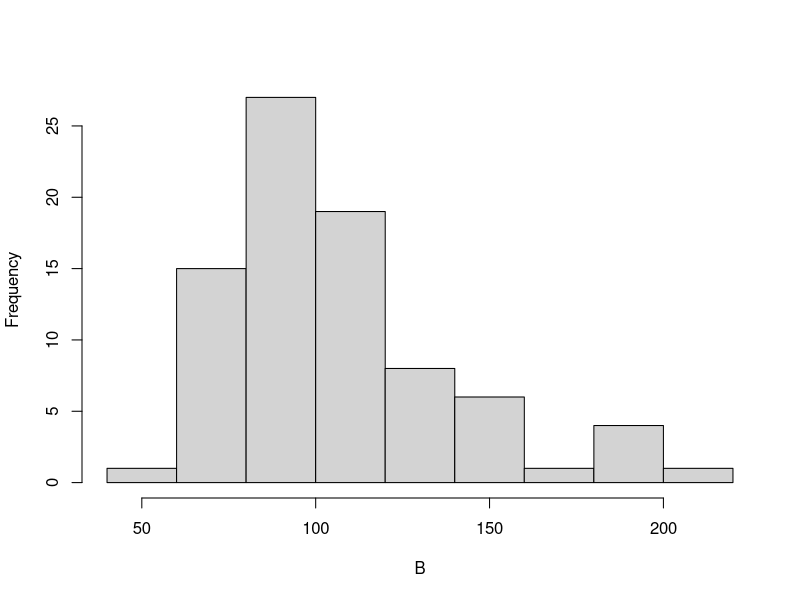
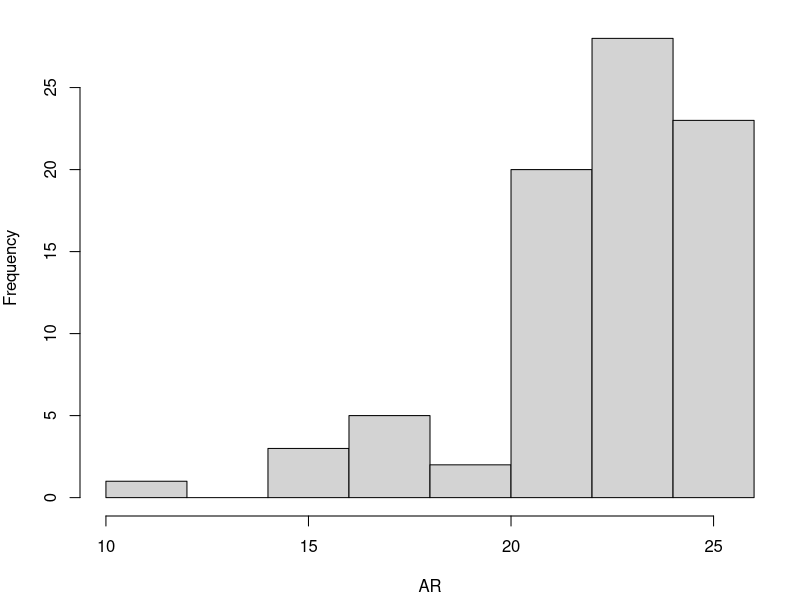
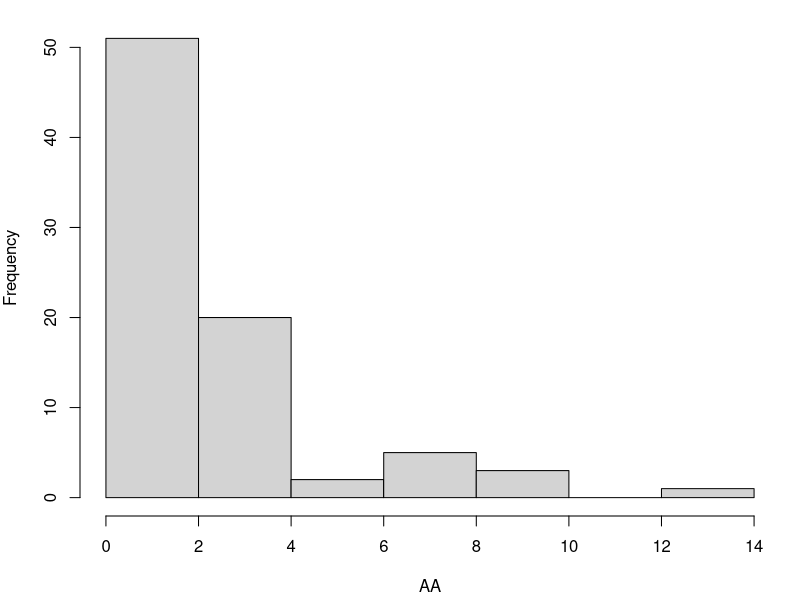
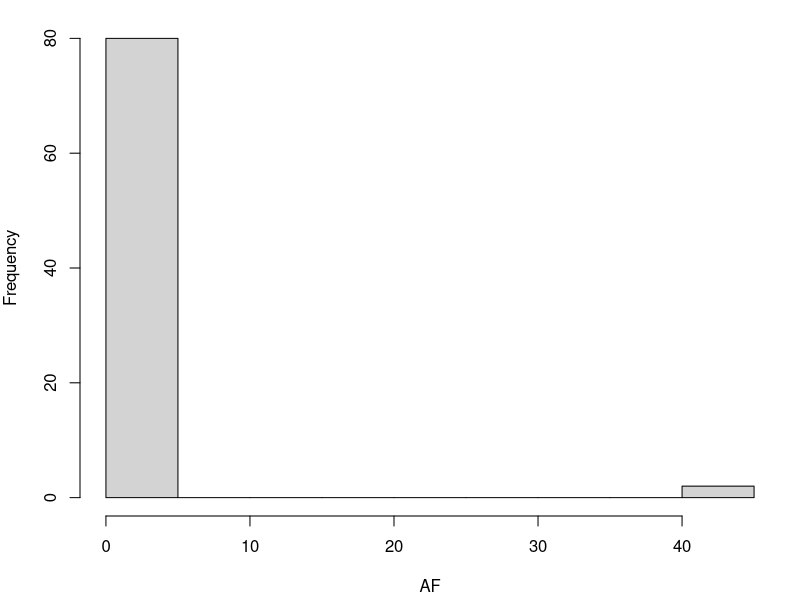
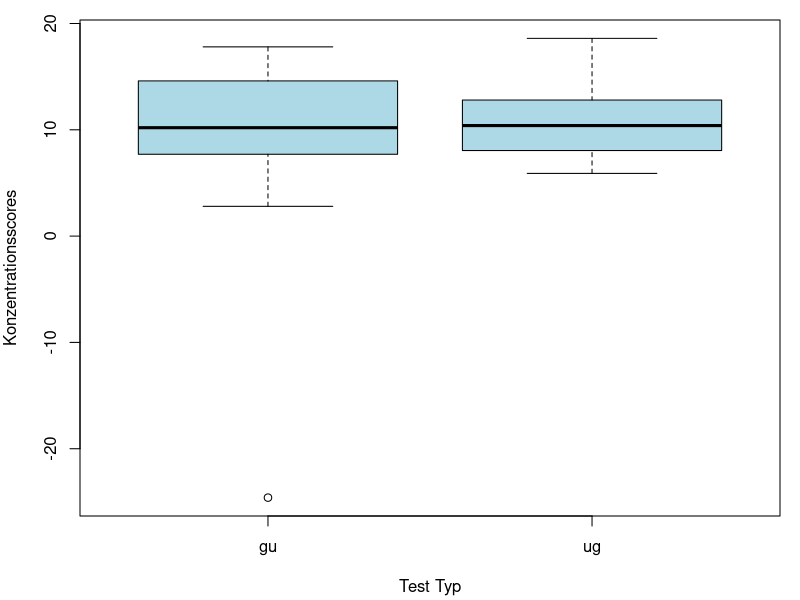
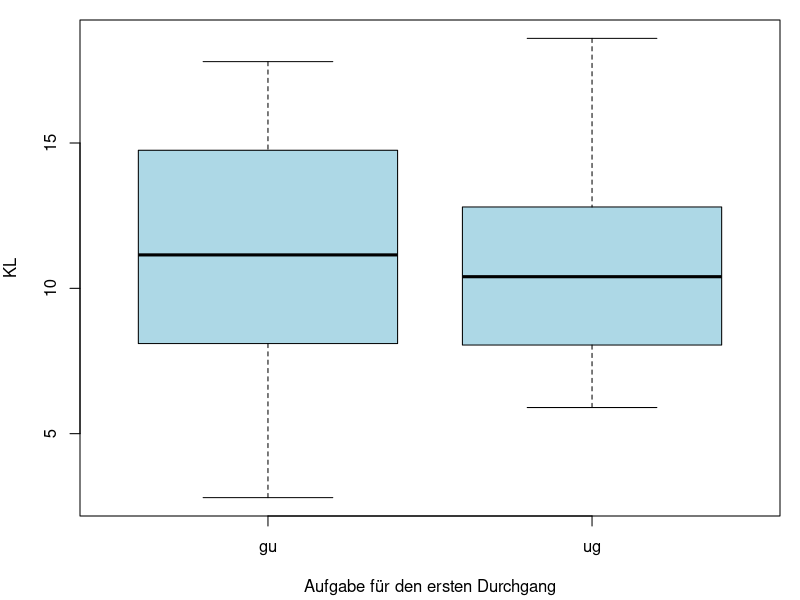
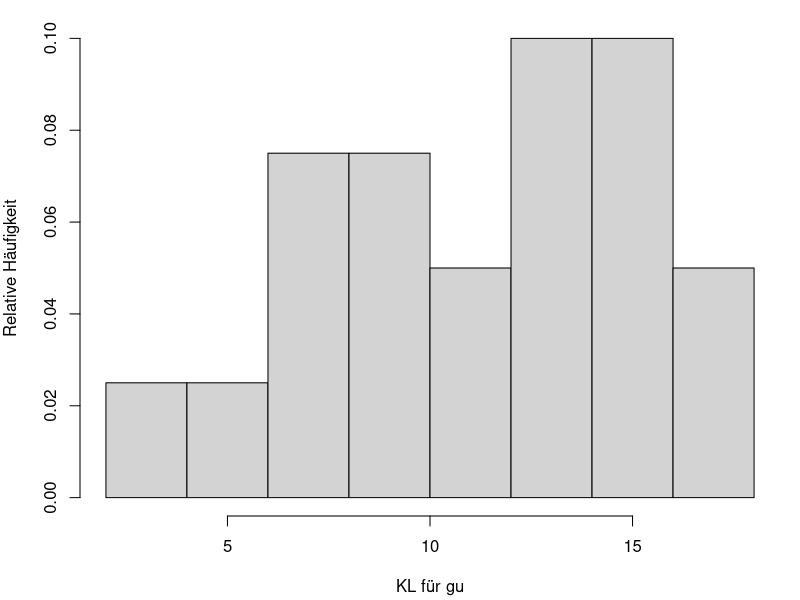
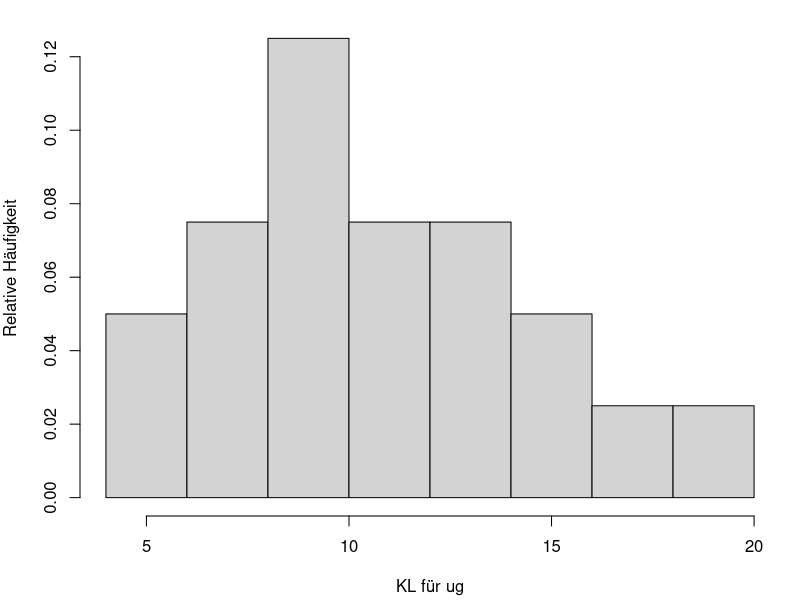

Generate these figures, in order, with R:
library(car)

df <- read.table("Konzentrationsdaten.txt", header=TRUE)
head(df)
dim(df)

#Überprüfung auf NA-Werte
sum(is.na(df))
#0

#Betrachtung der Verteilung der Daten
summary(df)
attach(df)

#Bearbeitungszeit
hist(B, main = "")

#
par(mfrow = c(1,1))
par(mar = c(4.2, 4, 1, 1))
hist(AR, main = "")
hist(AA, main = "")
hist(AF, main = "")

# Vorbereitung von Daten:

# Umwandlung der Variablen in Faktoren:
gruppe <- as.factor(gruppe) 
id <- as.factor(id)
durchgang <- as.factor(durchgang)
test_typ <- as.factor(test_typ)

detach(df)

# Aufgabe 1
# Zwei unverbundene Stichproben

df_durchgang1 <- subset(df, durchgang == 1)

par(mfrow = c(1,1))
boxplot(df_durchgang1$KL ~ df_durchgang1$test_typ, col = "lightblue",
        xlab = "Test Typ", ylab = "Konzentrationsscores")

# Entfernen der Zeile mit Extremwerten:
df <- df[df$id != "14",]  
df_durchgang1 <- subset(df, durchgang == 1)

erster_durchgang_gu_kl <- df_durchgang1[df_durchgang1$test_typ == "gu", ]$KL
erster_durchgang_ug_kl <- df_durchgang1[df_durchgang1$test_typ == "ug", ]$KL

boxplot(erster_durchgang_gu_kl,
        erster_durchgang_ug_kl,
        names = c("gu", "ug"),
        ylab = "KL",
        xlab = "Aufgabe für den ersten Durchgang", horizontal = FALSE, col = "lightblue")

hist(erster_durchgang_gu_kl, xlab = "KL für gu", 
     ylab = "Relative Häufigkeit", probability = TRUE, main = "")

hist(erster_durchgang_ug_kl, xlab = "KL für ug", 
     ylab = "Relative Häufigkeit", probability = TRUE, main = "")

# Rechne Kolmogorov-Smirnov-Test auf Normalverteilung
# Berechne dazu arithmetisches Mittel als e-treuen Schätzer für mu und 
# Stichprobenvarianz als e-treuen Schätzer der Varianz

mu <- mean(df_durchgang1$KL)
# 11.0475
sigma2 <- var(df_durchgang1$KL)
# 14.45692

# ks.test aus base R als Test auf Normalverteilung
ks.test(df_durchgang1$KL, y="pnorm", mean=mu, sd=sqrt(sigma2))

# Asymptotic one-sample Kolmogorov-Smirnov test
# 
# data:  df_durchgang1$KL
# D = 0.08848, p-value = 0.9129
# alternative hypothesis: two-sided

# Wir verwerfen die H0 nicht, dass sie aus einer N(mu, sqrt(sigma2))-Verteilung 
# stammen -> nichts spricht dagegen, dass die Daten normalverteilt sind

# Zusätzlich können wir das QQ-Plot erstellen, um visuell die NV-Annahme zu überprüfen
qqnorm(df_durchgang1$KL, main = "Q-Q Plot für KL")
qqline(df_durchgang1$KL, col = "red", lwd = 2)

# Diese Funktion überprüft schon impizit, ob Varianzen gleich sind (Welch’s t-test):
t.test(erster_durchgang_gu_kl, erster_durchgang_ug_kl)
# oder alternativ: t.test(KL ~ gruppe, data = df_durchgang1)

# p-value = 0.7348 => die Unterschiede sind nicht signifikant


# Aufgabe 2
# Zwei verbundene Stichproben

df_ohne_gruppe <- df[, -c(1, 3)]

# a)
erster_durchgang_kl <- df_ohne_gruppe[df_ohne_gruppe$durchgang == "1", ]$KL
zweiter_durchgang_kl <- df_ohne_gruppe[df_ohne_gruppe$durchgang == "2", ]$KL

# Deskriptive Analyse
boxplot(erster_durchgang_kl,
        zweiter_durchgang_kl,
        names = c("1. Durchgang", "2. Durchgang"),
        ylab = "KL",
        xlab = "", horizontal = FALSE, col = "lightblue")

hist(erster_durchgang_kl, xlab = "KL für 1. Durchgang", 
     ylab = "Relative Häufigkeit", probability = TRUE, main = "")

hist(zweiter_durchgang_kl, xlab = "KL für 2. Durchgang", 
     ylab = "Relative Häufigkeit", probability = TRUE, main = "")

differences <- zweiter_durchgang_kl - erster_durchgang_kl

qqnorm(differences)
qqline(differences, col = "red", lwd = 2)
# Differenzen sind nicht normalverteilt => wir können t-test nicht verwenden

# -> Nichtparametrischer Wilcoxon-Vorzeichen-Rangtest:
wilcox.test(zweiter_durchgang_kl, erster_durchgang_kl, paired = TRUE, 
            alternative = "greater")
# p-value = 2.153e-05 => Wir lehnen H0 ab, die Konzentrationsscore 
# verbessert sich durch einen Wiederholungseffekt

# b)
erster_durchgang_zeit <- df_ohne_gruppe[df_ohne_gruppe$durchgang == "1", ]$B
zweiter_durchgang_zeit <- df_ohne_gruppe[df_ohne_gruppe$durchgang == "2", ]$B

# Deskriptive Analyse
boxplot(erster_durchgang_zeit,
        zweiter_durchgang_zeit,
        names = c("1. Durchgang", "2. Durchgang"),
        ylab = "Bearbeitungzeit",
        xlab = "", horizontal = FALSE, col = "lightblue")

hist(erster_durchgang_zeit, xlab = "Bearbeitungzeit für 1. Durchgang", 
     ylab = "Relative Häufigkeit", probability = TRUE, main = "")

hist(zweiter_durchgang_zeit, xlab = "Bearbeitungzeit für 2. Durchgang", 
     ylab = "Relative Häufigkeit", probability = TRUE, main = "")

differences <- zweiter_durchgang_zeit - erster_durchgang_zeit

qqnorm(differences)
qqline(differences, col = "red", lwd = 2)
# Differenzen sind nicht normalverteilt => wir können t-test nicht verwenden

# -> Nichtparametrischer Wilcoxon-Vorzeichen-Rangtest:
wilcox.test(zweiter_durchgang_zeit, erster_durchgang_zeit, paired = TRUE, 
            alternative = "less")
# p-value = 3.877e-05 => wie lehnen H0 ab, die Bearbeitungszeit verbessert sich 
# durch einen Wiederholungseffekt
